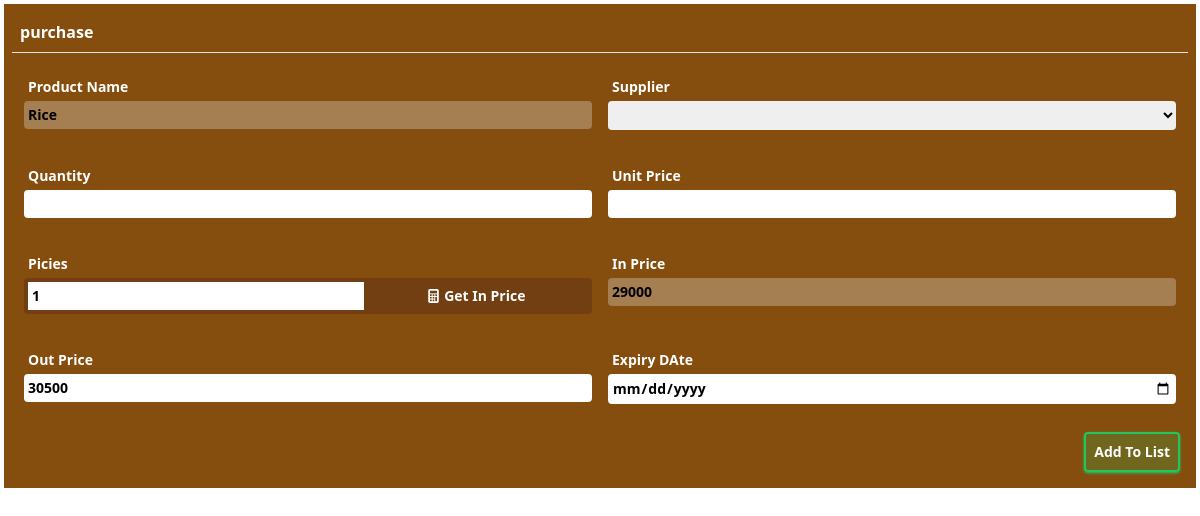
Screenshot of /pages/purchase_item.php?item=3 with the database file from the repository.
### tables this page shows
CREATE TABLE `item` (
  `id` int(11) NOT NULL,
  `item_name` text NOT NULL,
  `in_price` double NOT NULL,
  `out_price` double NOT NULL,
  `quantity` double NOT NULL,
  `item_supliyer` int(11) NOT NULL,
  `reg_date` datetime NOT NULL DEFAULT current_timestamp(),
  `pcs` double NOT NULL DEFAULT 1,
  `business` int(11) NOT NULL,
  `expiry_date` date DEFAULT NULL,
  `profit` double NOT NULL
);

### pages/purchase_item.php (the view, shortened to what this page needs)
<?php
include("connection.php");
$supplier=$_SESSION['supplier'];
$item=$_GET['item'];
$select_supplier=$conn->prepare("SELECT * FROM supplier where sp_id=?");
$select_supplier->bind_param("i",$supplier);
$select_supplier->execute();
$a_sp=$select_supplier->get_result();
$sp=$a_sp->fetch_assoc();
$select_item=$conn->prepare("SELECT * FROM item where id=?");
$select_item->bind_param("i",$item);
$select_item->execute();
$a_item=$select_item->get_result();
$it=$a_item->fetch_assoc();
?>
<!DOCTYPE html>
<html lang="en">
<head>
    <script src="../plugins/css/tailwindcss.js"></script>
    <link rel="stylesheet" href="../plugins/icons/bootstrap-icons.css">
</head>
<body>
    <div class="container-fluid p-1 w-full h-[100%] flex">
        <div class="conatiner bg-yellow-800 p-2 rounder w-[100%] m-auto">
            <form action="" method="post">
                <h1 class="text-white font-bold p-2">purchase</h1>
                <hr class="text-white">
                <div class="row flex-column md:flex w-full p-1 my-2 justify-between">
                    <div class="col p-2 w-full md:w-1/2">
                        <label for="" class="block p-1 text-sm text-white font-bold">Product Name</label>
                        <input type="text" required name="pname" id="" disabled value="<?php echo htmlspecialchars($it['item_name']) ?>"
                            class="w-full p-1 rounded outline-0 focus:outline-blue-500 text-sm font-bold">
                    </div>
                    <div class="col p-2 w-full md:w-1/2">
                        <label for="" class="block p-1 text-sm text-white font-bold">Supplier</label>
                        <select required name="supplier" id=""
                            class="w-full p-1 rounded outline-0 focus:outline-blue-500 text-sm font-bold">
                            <option value="<?php echo $sp['sp_id'] ?>"><?php echo htmlspecialchars($sp['name']) ?></option>
                            </select>
                    </div>
                </div>
                <div class="row flex-column md:flex w-full p-1 my-2 justify-between ">
                    <div class="col p-2 w-full md:w-1/2">
                        <label for="" class="block p-1 text-sm text-white font-bold">Quantity</label>
                        <input type="text" required name="pstock" id=""
                            class="w-full p-1 rounded outline-0 focus:outline-blue-500 text-sm font-bold">
                    </div>
                    <div class="col p-2 w-full md:w-1/2">
                        <label for="" class="block p-1 text-sm text-white font-bold">Unit Price</label>
                        <input type="text" required name="unitprice" id="unit_price"
                            class="w-full p-1 rounded outline-0 focus:outline-blue-500 text-sm font-bold">
                    </div>
                </div>
                <div class="row flex-column md:flex w-full p-1 my-2 justify-between ">
                    <div class="col p-2 w-full md:w-1/2">
                        <label for="" class="block p-1 text-sm text-white font-bold">Picies</label>
                        <div class="flex border border-4 border-yellow-900 rounded w-full">
                            <input type="number" required name="picies" value="1" id="picie"
                                class="w-[60%] p-1 outline-0 focus:outline-none text-sm font-bold">
                            <div id="get" title="click to Get in Price Automaticaly"
                                class="text-sm text-center text-white p-auto w-[40%] font-bold bg-yellow-900 p-1 cursor-pointer">
                                <i class="bi bi-calculator-fill"></i> Get In Price</div>
                        </div>
                    </div>
                    <div class="col p-2 w-full md:w-1/2">
                        <label for="" class="block p-1 text-sm text-white font-bold">In Price</label>
                        <input type="number" disabled required id="in_price" name="inprice" value="<?php echo htmlspecialchars($it['in_price']) ?>"
                            class="w-full p-1 rounded outline-0 focus:outline-blue-500 text-sm font-bold">
                    </div>
                </div>
                <div class="row flex-column md:flex w-full p-1 my-2 justify-between ">
                    <div class="col p-2 w-full md:w-1/2">
                        <label for="" class="block p-1 text-sm text-white font-bold">Out Price</label>
                        <input type="number" required name="outprice" id="" value="<?php echo htmlspecialchars($it['out_price']) ?>"
                            class="w-full p-1 rounded outline-0 focus:outline-blue-500 text-sm font-bold">
                    </div>
                    <div class="col p-2 w-full md:w-1/2">
                        <label for="" class="block p-1 text-sm text-white font-bold">Expiry DAte</label>
                        <input type="date" required name="expiry" id=""
                            class="w-full p-1 rounded outline-0 focus:outline-blue-500 text-sm font-bold">
                    </div>
                </div>
                <div class="flex p-2 justify-end">
                    <button name="save" class="p-2 text-white text-sm rounded shadow shadow-green-500 border border-2 bg-green-500/20 border-green-500 font-bold"> Add To List</button>
                </div>
            </form>
        </div>
    </div>
</body>
</html>

### rows the page displays
item: pname "Rice", inprice "29000", outprice "30500"
